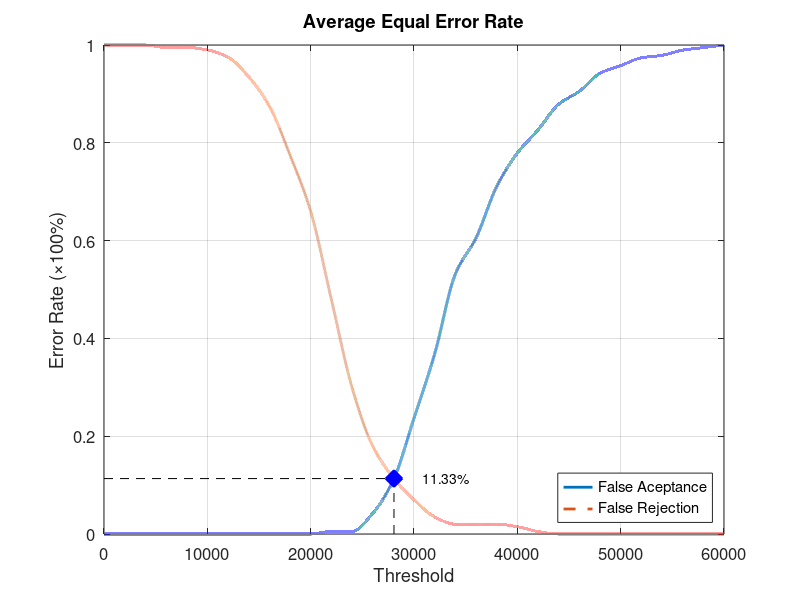
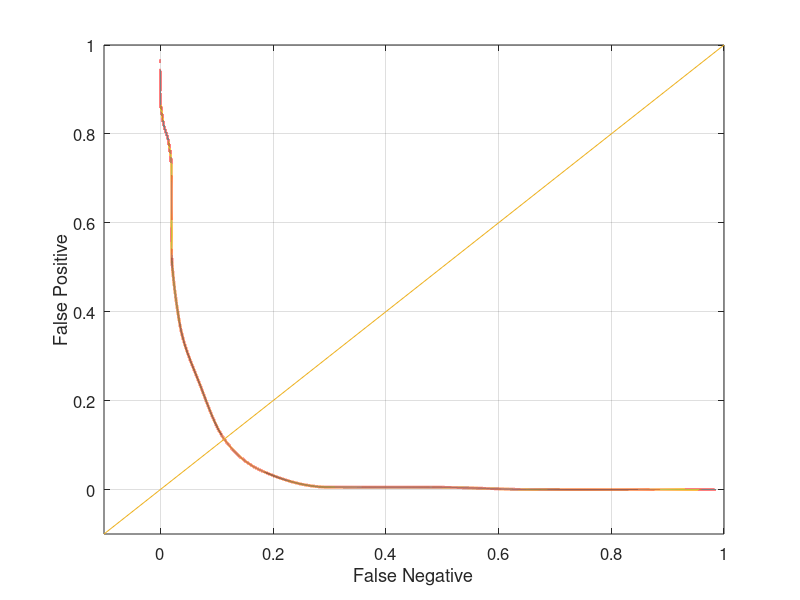

Recreate these plots in MATLAB, in order.
function yEER = Database4_3
close all;
clear;
clc;
x = 0:2000:60000;
xq = 0:0.5:60000;

y0 = [0 0 0 0 0 0 0 0 0 0 0 0.00526316 0.00526316 0.0421053 0.110526 0.236842 0.368421 0.531579 0.605263 0.710526 0.778947 0.826316 0.878947 0.905263 0.942105 0.957895 0.973684 0.978947 0.989474 0.994737 1];
yy0 = interp1(x, y0, xq, 'pchip');
y1 = [1 1 1 0.995 0.995 0.99 0.975 0.935 0.875 0.775 0.66 0.48 0.3 0.18 0.115 0.07 0.035 0.02 0.02 0.02 0.015 0.005 0 0 0 0 0 0 0 0 0];
yy1 = interp1(x, y1, xq, 'pchip');

% Calculating EER: 
y2 = abs(y0 - y1);
find(y2 == min(y2))
yy2 = abs(yy0 - yy1);
xEER = find(yy2 == min(yy2));
xEERIndex = xq(xEER) % X-axis EER
yEER = yy0(xEER) % Y-axis EER

main = figure
plot(xq, yy0,'-','LineWidth', 2);	hold on
plot(xq, yy1,'--','LineWidth', 2);	hold on
plot([xEERIndex xEERIndex], [0 yEER], 'k--');	hold on
plot([0 xEERIndex], [yEER yEER], 'k--');	hold on
plot(xEERIndex, yEER, 'bx', 'LineWidth', 10);	hold on
text(xEERIndex + 10 * xEERIndex / 100, yEER, [num2str(round((10000 * yEER)) / 100) '%'])
legend('False Aceptance', 'False Rejection', 'Location', 'SouthEast')
xlabel('Threshold')
ylabel('Error Rate (\times100%)')
title('Average Equal Error Rate')
set(gca, 'FontSize', 12)
axis([0 60000 0 1])
grid on

print(main, 'Database4_3Main', '-dpng');
FNRxFPR = figure('Color', [1 1 1]);
plot(yy1, yy0, '-', yy1, yy0, 'LineWidth', 2);
hold on
y = -0.1:0.1:1
plot(y, y); 
set(gca, 'FontSize', 12)
xlabel('False Negative')
ylabel('False Positive')
axis([-0.1 1 -0.1 1])
set(gca, 'FontSize', 12)
grid on

print(FNRxFPR, 'Database4_3FNRxFPR','-dpng');
end
